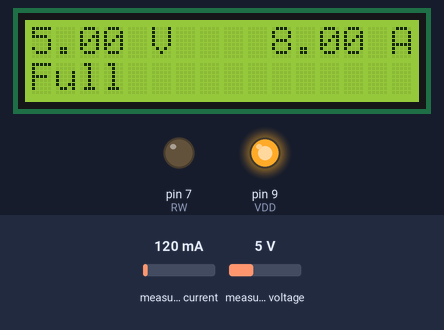
This sketch was run on a simulated Arduino Uno, built with avr-gcc and run on an emulated ATmega328P. Shown: 16×2 character LCD, output pins drawn as LEDs (lit = HIGH). Inputs (shaded band) come from the test bench; at power-on: measured current 120 mA, measured voltage 5 V. Pins used as bus, display or sensor lines are not drawn; what the sketch prints to the serial monitor is not drawn.

Above: at 1.2 s.
1.3 s: measured current set to 40 mA
At 2.2 s:
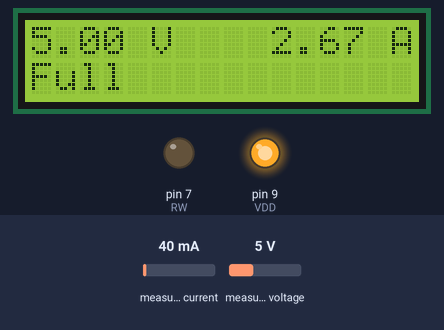
2.8 s: measured voltage set to 0.3 V
At 4.1 s:
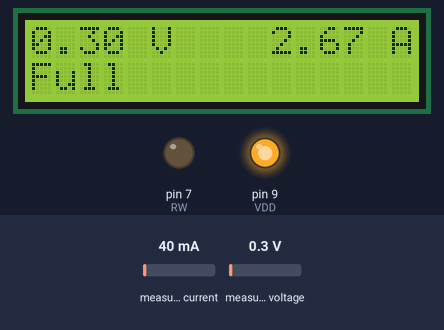
4.4 s: measured current set to 500 mA
At 5.4 s:
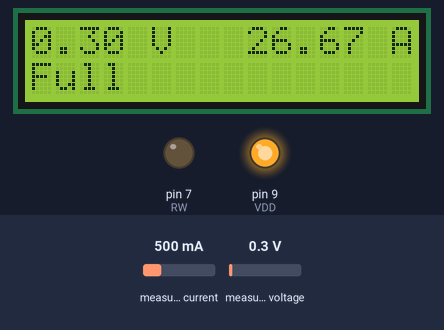
6.0 s: measured voltage set to 3.8 V
At 6.4 s:
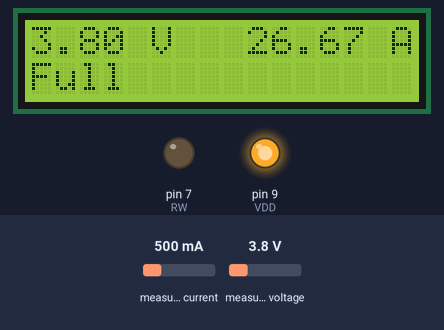
Timing chart, 0 to 8.6 s (numbered marks = the images above; inputs shaded):
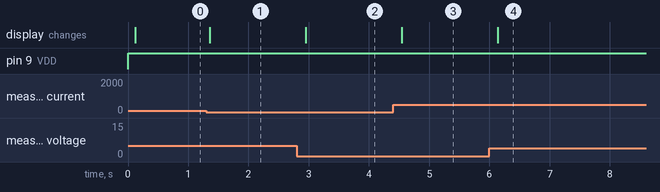

Measured:
- after the input at 1.3 s, the display: changes after 0.06 s (image 1)
- after the input at 2.8 s, the display: changes after 0.15 s (image 2)
- after the input at 4.4 s, the display: changes after 0.14 s (image 3)
- after the input at 6.0 s, the display: changes after 0.14 s (image 4)

The sketch:

battmon.ino
```cpp
#include <Wire.h>
#include <LowPower.h>
#include <LiquidCrystal.h>
#include "sensor.h"
#include "battery.h"
#include "settings.h"
#include "serialGui.h"
#include "state.h"

battery bat;
sensor sen;
serialGui gui;
state sta;


void setup() {
  bat.setup();
  gui.setup();
  sen.setup();
  sta.setup();
}

long act, pasv;


void loop()
{
  act = millis();
  sen.sense();
  bat.setCurrentAndVoltage(sen.getCurrent(), sen.getVoltage());

  gui.updateGui(&bat, &sen, &sta);

  sta.updateState(&sen);
  pasv = millis();
  sta.wait();

  if(false) {
    Serial.print("Total loop time: "); Serial.print(millis()-act);
    Serial.print("  Active time: "); Serial.print(pasv-act);
    Serial.print("  Percent active: "); Serial.println(100.0*((float)pasv-act)/(millis()-act));
  }
}
```

battery.cpp
```cpp
#include <Arduino.h>
#include "battery.h"
#include "settings.h"

battery::battery()
{

}

void battery::setup()
{
  _current = 0;
  _voltage = 0;
  _mWhConsumed = 0;
  _AhConsumed = 0;
  _lastUpdated = millis();
}


void battery::setCurrentAndVoltage(double current, double voltage)
{
  _current = current;
  _voltage = voltage;

  if(true || abs(_current) > CURRENTTHRESHOLD) {
    _mWhConsumed += _current*_voltage*(millis()-_lastUpdated)/(1000.0*3600.0);
    _AhConsumed += _current*(millis()-_lastUpdated)/(1000.0*3600.0);
  }
  if(_mWhConsumed > 0) {
    _mWhConsumed = 0;
    _AhConsumed = 0;
  }


  _lastUpdated = millis();
}


double battery::getVoltage()
{
  return _voltage;
}

double battery::getCurrent()
{
  return _current;
}

double battery::getmWhConsumed()
{
  return _mWhConsumed;
}

double battery::getAhConsumed()
{
  return _AhConsumed;
}
```

battery.h
```cpp
/*

*/
#ifndef battery_h
#define battery_h

#include "Arduino.h"

class battery
{
  public:
    battery();
    void setup();
    void setCurrentAndVoltage(double current, double voltage);
    double getCurrent();
    double getVoltage();
    double getmWhConsumed();
    double getAhConsumed();

  private:
    double _current;
    double _voltage;
    double _mWhConsumed;
    double _AhConsumed;
    long _lastUpdated;
};

#endif
```

sensor.cpp
```cpp
#include <Arduino.h>
#include "sensor.h"
#include "settings.h"


sensor::sensor()
{
}

void sensor::setup()
{
  pinMode(ENABLEMETERPIN, OUTPUT);
  digitalWrite(ENABLEMETERPIN, 1);
  _ina219.begin();
  digitalWrite(ENABLEMETERPIN, 0);

  _current = 0;
  _voltage = 0;
  _shuntvoltage = 0;
}


void sensor::initialize()
{

}

void sensor::sense()
{
  pinMode(ENABLEMETERPIN, OUTPUT);
  digitalWrite(ENABLEMETERPIN, 1);
  _ina219.begin();

  if(_shuntvoltage < 0.03) {
    _ina219.setCalibration_16V_400mA();
  } else {
    _ina219.setCalibration_16V_GAIN2();
  }

  _shuntvoltage = _ina219.getShuntVoltage_mV()/1000;
  _voltage = _ina219.getBusVoltage_V();
  _current = _shuntvoltage/SHUNTRESISTANCE;
  digitalWrite(ENABLEMETERPIN, 0);
  pinMode(ENABLEMETERPIN, INPUT);

  pinMode(A4, INPUT);
  pinMode(A5, INPUT);
  digitalWrite(A4, 0);
  digitalWrite(A5, 0);

}


double sensor::getCurrent()
{
  return _current;
}

double sensor::getVoltage()
{
  return _voltage;
}
```

sensor.h
```cpp
#ifndef sensor_h
#define sensor_h

#include <Wire.h>
#include "Adafruit_INA219.h"


class sensor
{
  public:
    sensor();
    void sense();

    void setup();

    double getCurrent();
    double getVoltage();

    void initialize();

  private:
    double _current;
    double _voltage;
    double _shuntvoltage;

    Adafruit_INA219 _ina219;
};


#endif
```

serialGui.cpp
```cpp
#include <Arduino.h>
#include <LiquidCrystal.h>
#include "serialGui.h"
#include "sensor.h"
#include "battery.h"
#include "settings.h"
#include "state.h"

LiquidCrystal lcd(RS, ENABLE, D4, D5, D6, D7);


serialGui::serialGui()
{
}

void serialGui::setup(void)
{


  pinMode(RS, INPUT);
  pinMode(RW, INPUT);
  pinMode(VDD, INPUT);
  pinMode(ENABLE, INPUT);
  pinMode(D4, INPUT);
  pinMode(D5, INPUT);
  pinMode(D6, INPUT);
  pinMode(D7, INPUT);
  pinMode(VDDCONTRAST, INPUT);
  pinMode(VCCCONTRAST, INPUT);

  digitalWrite(RS, 0);
  digitalWrite(RW, 0);
  digitalWrite(VDD, 0);
  digitalWrite(ENABLE, 0);
  digitalWrite(D4, 0);
  digitalWrite(D5, 0);
  digitalWrite(D6, 0);
  digitalWrite(D7, 0);
  digitalWrite(VDDCONTRAST, 0);
  digitalWrite(VCCCONTRAST, 0);

  _lcdInit = false;
}

void serialGui::updateGui(battery *bat, sensor *sen, state *sta)
{

  if(sta->getState() == state::NORMAL && _lcdInit == false) {
    pinMode(RW, OUTPUT);
    pinMode(VDD, OUTPUT);
    pinMode(VDDCONTRAST, OUTPUT);
    pinMode(VCCCONTRAST, OUTPUT);

    digitalWrite(RW, 0);
    digitalWrite(VDD, 1);
    digitalWrite(VDDCONTRAST, 1);
    digitalWrite(VCCCONTRAST, 0);

    Serial.begin(9600);
    lcd.begin(16, 2);
    _lcdInit = true;
  }

  if(sta->getState() == state::SLEEP && _lcdInit == true) {
    pinMode(RS, INPUT);
    pinMode(RW, INPUT);
    pinMode(VDD, INPUT);
    pinMode(ENABLE, INPUT);
    pinMode(D4, INPUT);
    pinMode(D5, INPUT);
    pinMode(D6, INPUT);
    pinMode(D7, INPUT);
    pinMode(VDDCONTRAST, INPUT);
    pinMode(VCCCONTRAST, INPUT);

    digitalWrite(RS, 0);
    digitalWrite(RW, 0);
    digitalWrite(VDD, 0);
    digitalWrite(ENABLE, 0);
    digitalWrite(D4, 0);
    digitalWrite(D5, 0);
    digitalWrite(D6, 0);
    digitalWrite(D7, 0);
    digitalWrite(VDDCONTRAST, 0);
    digitalWrite(VCCCONTRAST, 0);

    pinMode(0, INPUT);
    pinMode(1, INPUT);
    digitalWrite(0, 0);
    digitalWrite(1, 0);

    _lcdInit = false;
  }

  if(_lcdInit)
  {

    Serial.print(bat->getVoltage(),4);
    Serial.print(" V, ");
    Serial.print(bat->getCurrent(),4);
    Serial.print(" A, ");
    Serial.print(bat->getmWhConsumed(), 4);
    Serial.print(" mWh, state ");

    if(sta->getState() == state::NORMAL) {
      Serial.println("NORMAL");
    }

    if(sta->getState() == state::SLEEP) {
      Serial.println("WAIT");
    }

    Serial.flush();


    String volt = String(bat->getVoltage(),2) + " V";
    String amp = String(bat->getCurrent(), 2) + " A";
    String space = "               ";

    String row1 = volt + space.substring(0, 16-volt.length()-amp.length()) + amp;


    String ah;

    if(bat->getAhConsumed() < 1) {
      ah = String(1000.0*bat->getAhConsumed(), 2) + " mAh";
    } else {
      ah = String(bat->getAhConsumed(), 2) + " Ah";
    }

    if(bat->getAhConsumed() == 0) {
      ah = "Full";
    }

    String row2 = ah + space.substring(0, 16-ah.length());


    lcd.setCursor(0, 0);
    lcd.print(row1);

    lcd.setCursor(0, 1);
    lcd.print(row2);
  }


}
```

serialGui.h
```cpp
#ifndef serialGui_h
#define serialGui_h

#include "battery.h"
#include "sensor.h"
#include "state.h"

class serialGui
{
  public:
    serialGui();
    void setup(void);
    void updateGui(battery *bat, sensor *sen, state *sta);

  private:
    bool _lcdInit;
};


#endif
```

state.cpp
```cpp
#include <Arduino.h>
#include "state.h"
#include "settings.h"
#include <LowPower.h>


state::state()
{
}

void state::setup()
{
  _state = NORMAL;
  _lastCurrentConsumtion = myMillis();
  _millisOffset = 0;
}

long state::myMillis()
{
  return _millisOffset+millis();
}


void state::updateState(sensor *sen)
{
  if (abs(sen->getCurrent()) > CURRENTTHRESHOLD)
  {
    _lastCurrentConsumtion = myMillis();
    _state = NORMAL;
  } else {
    if (myMillis() - _lastCurrentConsumtion > TIMETOSLEEP)
    {
      _state = SLEEP;
    }
  }
}

void state::wait()
{
  if(_state == NORMAL)
  {
    wait(WAIT_120MS);
  }
  else
  {
    wait(WAIT_1S);
  }
}


void state::wait(waitEnum w)
{

  switch (_state)
  {
    case SLEEP:
      switch (w)
      {
        case WAIT_15MS:
          LowPower.powerDown(SLEEP_15MS, ADC_OFF, BOD_OFF);
          _millisOffset += 15;
          break;
        case WAIT_30MS:
          LowPower.powerDown(SLEEP_30MS, ADC_OFF, BOD_OFF);
          _millisOffset += 30;
          break;
        case WAIT_60MS:
          LowPower.powerDown(SLEEP_60MS, ADC_OFF, BOD_OFF);
          _millisOffset += 60;
          break;
        case WAIT_120MS:
          LowPower.powerDown(SLEEP_120MS, ADC_OFF, BOD_OFF);
          _millisOffset += 120;
          break;
        case WAIT_250MS:
          LowPower.powerDown(SLEEP_250MS, ADC_OFF, BOD_OFF);
          _millisOffset += 250;
          break;
        case WAIT_500MS:
          LowPower.powerDown(SLEEP_500MS, ADC_OFF, BOD_OFF);
          _millisOffset += 500;
          break;
        case WAIT_1S:
          LowPower.powerDown(SLEEP_1S, ADC_OFF, BOD_OFF);
          _millisOffset += 1000;
          break;
        case WAIT_2S:
          LowPower.powerDown(SLEEP_2S, ADC_OFF, BOD_OFF);
          _millisOffset += 2000;
          break;
        case WAIT_4S:
          LowPower.powerDown(SLEEP_4S, ADC_OFF, BOD_OFF);
          _millisOffset += 4000;
          break;
        case WAIT_8S:
          LowPower.powerDown(SLEEP_8S, ADC_OFF, BOD_OFF);
          _millisOffset += 8000;
          break;
      }
      break;
    case NORMAL:
      switch (w)
      {
        case WAIT_15MS:
          delay(15);
          break;
        case WAIT_30MS:
          delay(30);
          break;
        case WAIT_60MS:
          delay(60);
          break;
        case WAIT_120MS:
          delay(120);
          break;
        case WAIT_250MS:
          delay(250);
          break;
        case WAIT_500MS:
          delay(500);
          break;
        case WAIT_1S:
          delay(1000);
          break;
        case WAIT_2S:
          delay(2000);
          break;
        case WAIT_4S:
          delay(4000);
          break;
        case WAIT_8S:
          delay(8000);
          break;
      }
      break;
  }
}


state::stateEnum state::getState()
{
  return _state;
}
```

state.h
```cpp
#ifndef state_h
#define state_h

#include "sensor.h"

class state
{
  public:
    state();

    enum stateEnum {
      NORMAL,
      SLEEP
    };

    enum waitEnum {
      WAIT_15MS,
      WAIT_30MS,
      WAIT_60MS,
      WAIT_120MS,
      WAIT_250MS,
      WAIT_500MS,
      WAIT_1S,
      WAIT_2S,
      WAIT_4S,
      WAIT_8S
    };

    void setup(void);
    void updateState(sensor *sen);
    void wait(waitEnum w);
    void wait();
    long myMillis();

    stateEnum getState();

  private:
    stateEnum _state;
    long _lastCurrentConsumtion;
    long _millisOffset;
};
#endif
```

settings.h
```cpp
#ifndef settings_h
#define settings_h

#define ENABLEMETERPIN 13

#define SHUNTRESISTANCE 0.0015

#define CURRENTTHRESHOLD 0.02
#define TIMETOSLEEP 60000


// LCD Settings

#define RS 8
#define RW 7
#define VDD 9
#define ENABLE 6
#define D4 5
#define D5 4
#define D6 3
#define D7 2

#define VDDCONTRAST A0
#define VCCCONTRAST A2


#endif
```
